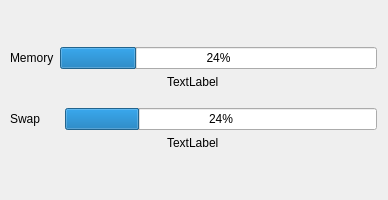
<?xml version="1.0" encoding="UTF-8"?>
<ui version="4.0">
 <class>ResourcesWidget</class>
 <widget class="QWidget" name="ResourcesWidget">
  <property name="geometry">
   <rect>
    <x>0</x>
    <y>0</y>
    <width>388</width>
    <height>200</height>
   </rect>
  </property>
  <property name="windowTitle">
   <string>Form</string>
  </property>
  <widget class="QWidget" name="layoutWidget">
   <property name="geometry">
    <rect>
     <x>10</x>
     <y>10</y>
     <width>367</width>
     <height>190</height>
    </rect>
   </property>
   <layout class="QVBoxLayout" name="verticalLayout_3">
    <item>
     <spacer name="verticalSpacer_4">
      <property name="orientation">
       <enum>Qt::Vertical</enum>
      </property>
      <property name="sizeType">
       <enum>QSizePolicy::Fixed</enum>
      </property>
      <property name="sizeHint" stdset="0">
       <size>
        <width>365</width>
        <height>37</height>
       </size>
      </property>
     </spacer>
    </item>
    <item>
     <layout class="QVBoxLayout" name="verticalLayout">
      <item>
       <layout class="QHBoxLayout" name="horizontalLayout">
        <item>
         <widget class="QLabel" name="memTextLabel">
          <property name="text">
           <string>Memory</string>
          </property>
         </widget>
        </item>
        <item>
         <widget class="QProgressBar" name="memoryBar">
          <property name="value">
           <number>24</number>
          </property>
         </widget>
        </item>
       </layout>
      </item>
      <item alignment="Qt::AlignHCenter|Qt::AlignTop">
       <widget class="QLabel" name="memoryLabel">
        <property name="sizePolicy">
         <sizepolicy hsizetype="Preferred" vsizetype="Preferred">
          <horstretch>0</horstretch>
          <verstretch>0</verstretch>
         </sizepolicy>
        </property>
        <property name="text">
         <string>TextLabel</string>
        </property>
        <property name="indent">
         <number>-1</number>
        </property>
       </widget>
      </item>
     </layout>
    </item>
    <item>
     <layout class="QVBoxLayout" name="verticalLayout_2">
      <item>
       <layout class="QHBoxLayout" name="horizontalLayout_2">
        <item>
         <widget class="QLabel" name="swapTextLabel">
          <property name="minimumSize">
           <size>
            <width>49</width>
            <height>22</height>
           </size>
          </property>
          <property name="text">
           <string>Swap</string>
          </property>
         </widget>
        </item>
        <item>
         <widget class="QProgressBar" name="swapBar">
          <property name="value">
           <number>24</number>
          </property>
         </widget>
        </item>
       </layout>
      </item>
      <item alignment="Qt::AlignHCenter|Qt::AlignTop">
       <widget class="QLabel" name="swapLabel">
        <property name="text">
         <string>TextLabel</string>
        </property>
       </widget>
      </item>
     </layout>
    </item>
    <item>
     <spacer name="verticalSpacer_3">
      <property name="orientation">
       <enum>Qt::Vertical</enum>
      </property>
      <property name="sizeType">
       <enum>QSizePolicy::Fixed</enum>
      </property>
      <property name="sizeHint" stdset="0">
       <size>
        <width>365</width>
        <height>37</height>
       </size>
      </property>
     </spacer>
    </item>
   </layout>
  </widget>
 </widget>
 <resources/>
 <connections/>
</ui>
